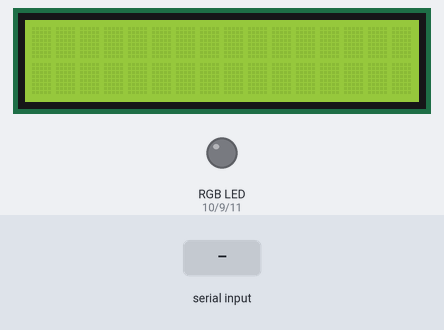
A sketch run on a simulated Arduino Uno, built with avr-gcc and run on an emulated ATmega328P. Parts: 16×2 character LCD, an RGB LED mixed from three pins (HIGH = lit). Inputs (shaded band) come from the test bench. Dim RGB values are drawn brighter than linear.

Above: at 1.2 s.
1.3 s: "90,45,200\n" received over Serial
At 3.5 s:
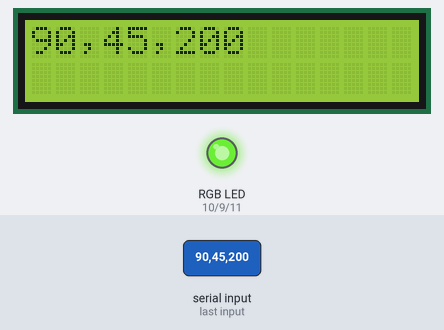
3.8 s: "30,150,10\n" received over Serial
At 5.5 s:
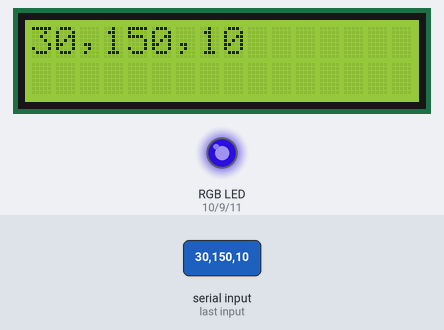
6.3 s: "90,45\n" received over Serial
At 8.4 s:
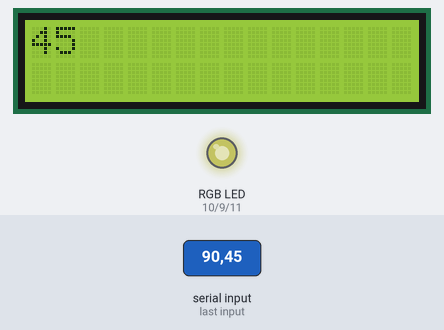
8.8 s: "5\n" received over Serial
At 10.2 s:
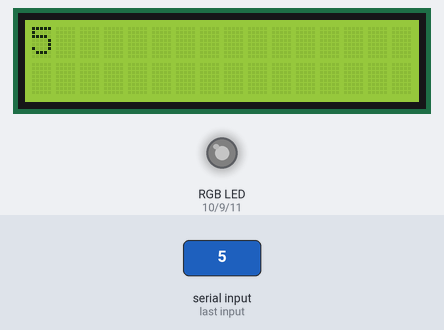
11.3 s: "90\n" received over Serial
At 13.3 s:
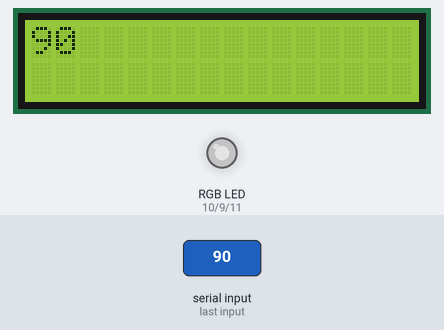
13.8 s: "200\n" received over Serial
At 15.3 s:
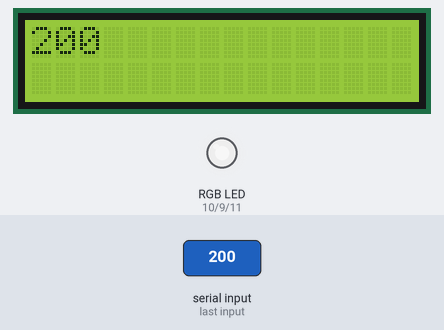
Timing chart, 0 to 16.8 s (numbered marks = the images above; inputs shaded):
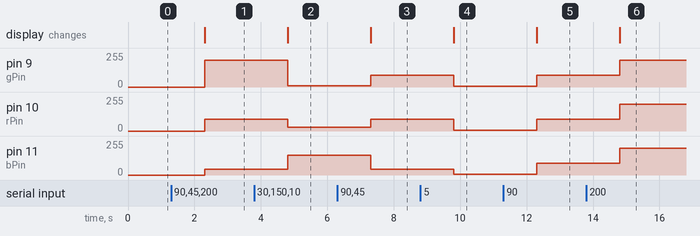

Measured:
- after the input at 1.3 s, pin 9 (gPin): 0/255 → 200/255 after 1.0 s; pin 10 (rPin): 0/255 → 90/255 after 1.0 s; pin 11 (bPin): 0/255 → 45/255 after 1.0 s; the display: changes after 1.0 s (image 1)
- after the input at 3.8 s, pin 9 (gPin): 200/255 → 10/255 after 1.0 s; pin 10 (rPin): 90/255 → 30/255 after 1.0 s; pin 11 (bPin): 45/255 → 150/255 after 1.0 s; the display: changes after 1.0 s (image 2)
- after the input at 6.3 s, pin 9 (gPin): 10/255 → 90/255 after 1.0 s; pin 10 (rPin): 30/255 → 90/255 after 1.0 s; pin 11 (bPin): 150/255 → 45/255 after 1.0 s; the display: changes after 1.0 s (image 3)
- after the input at 8.8 s, pin 9 (gPin), pin 10 (rPin): 90/255 → 5/255 after 1.0 s; pin 11 (bPin): 45/255 → 5/255 after 1.0 s; the display: changes after 1.0 s (image 4)
- after the input at 11.3 s, pin 9 (gPin), pin 10 (rPin), pin 11 (bPin): 5/255 → 90/255 after 1.0 s; the display: changes after 1.0 s (image 5)
- after the input at 13.8 s, pin 9 (gPin), pin 10 (rPin), pin 11 (bPin): 90/255 → 200/255 after 1.0 s; the display: changes after 1.0 s (image 6)

The sketch:

lamp.ino
```cpp
#include <LiquidCrystal.h>
LiquidCrystal lcd(3, 4, 5, 6, 7, 8);

String data;
String messg;
String redVal, greenVal, blueVal;
const byte rPin = 10;
const byte gPin = 9;
const byte bPin = 11;
int first, second, third;


void setup() {
  pinMode(rPin, OUTPUT);
  pinMode(gPin, OUTPUT);
  pinMode(bPin, OUTPUT);

  Serial.begin(9600);
  Serial.flush();
  lcd.begin(16, 2);

}
void loop() {


  if (Serial.available()) {
    data = String(Serial.readString());
    first = data.indexOf(',');
    second = data.indexOf(',', first + 1);
    third = data.indexOf(',', second + 1);

    redVal = data.substring(0, first);
    blueVal = data.substring(first + 1, second);
    greenVal = data.substring(second + 1, third);

    changeColor(redVal.toInt(), greenVal.toInt(), blueVal.toInt());

    messg = data.substring(third + 1);

    lcd.clear();
    lcd.print(messg);
  }

}

void changeColor(int r, int g, int b) {
  analogWrite(rPin, r);
  analogWrite(gPin, g);
  analogWrite(bPin, b);
}
```
